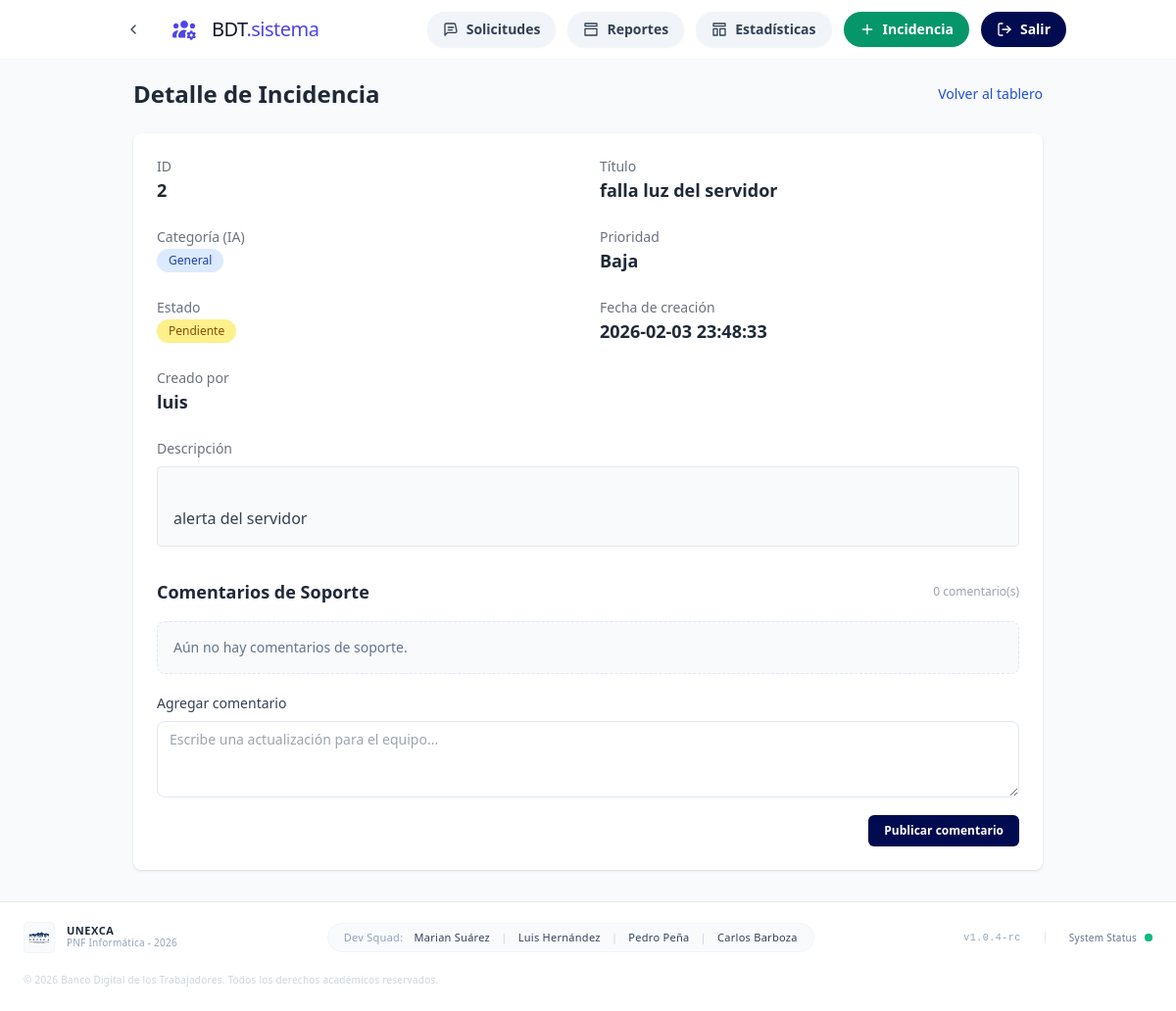
The page /index.php?route=ticket_detail&id=2 (signed in) on the database as committed earlier.
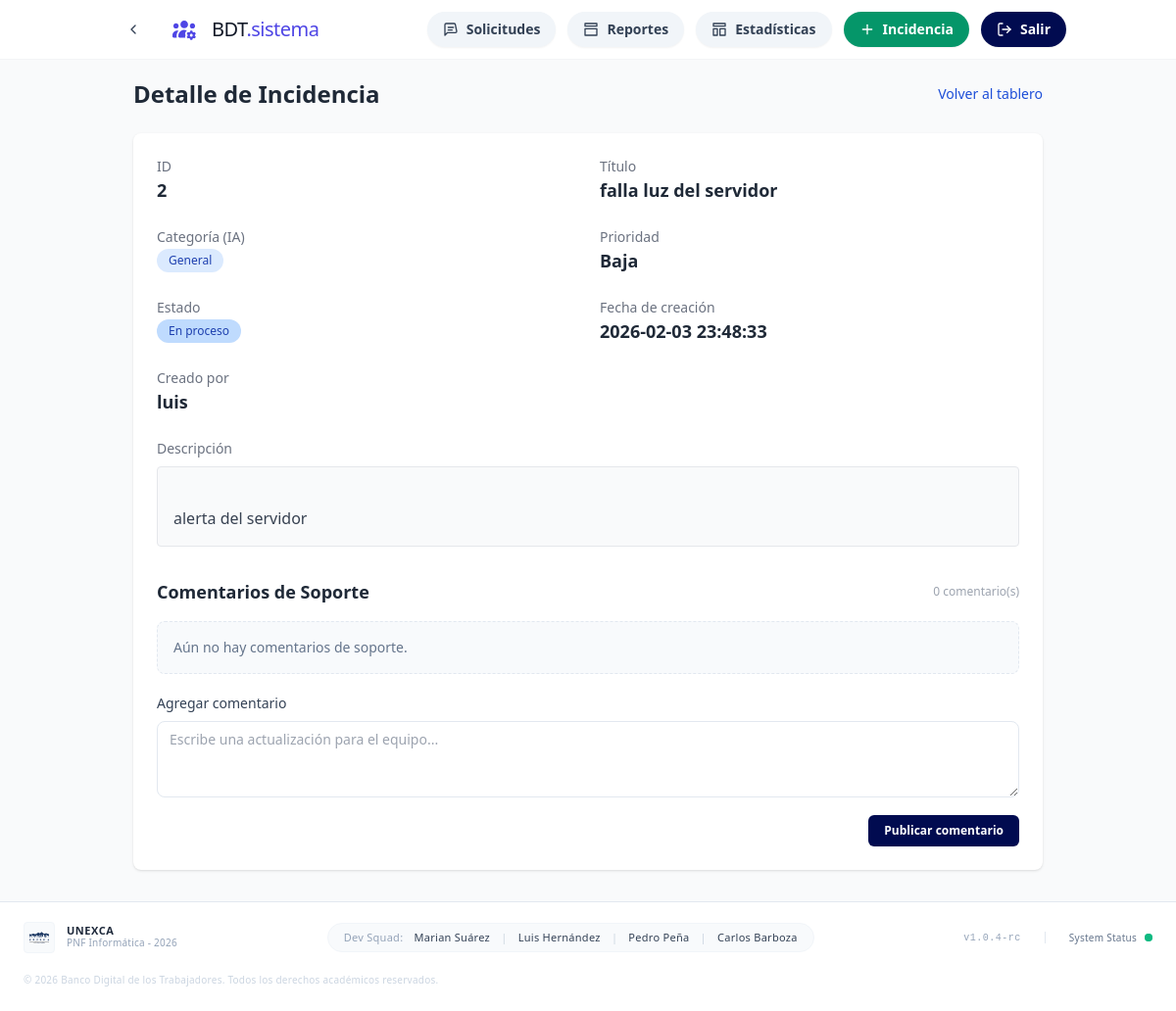
The same page on the database as committed later.
### tables this page shows
CREATE TABLE tickets (
                id INTEGER PRIMARY KEY AUTOINCREMENT,
                user_id INTEGER,
                title TEXT NOT NULL,
                description TEXT NOT NULL,
                category TEXT,
                priority TEXT,
                status TEXT DEFAULT 'Pendiente',
                created_at DATETIME DEFAULT CURRENT_TIMESTAMP
            , assigned_to INTEGER, updated_at DATETIME);

### app/Controllers/TicketController.php (called while the page is built, shortened)
<?php
class TicketController {
    public function show() {
        $ticketId = intval($_GET['id'] ?? 0);
        $ticket = Ticket::getById($ticketId);
        $comments = Ticket::getComments($ticketId);
        require __DIR__ . '/../Views/dashboard/show.php';
    }
}

### app/Models/Ticket.php (called while the page is built, shortened)
<?php
class Ticket {
    public static function getById($ticketId) {
        $pdo = Database::connect();
        $stmt = $pdo->prepare(
            "SELECT tickets.*, u.username AS creator_username, ass.username AS assigned_username
             FROM tickets
             LEFT JOIN users u ON tickets.user_id = u.id
             LEFT JOIN users ass ON tickets.assigned_to = ass.id
             WHERE tickets.id = :id"
        );
        $stmt->execute([':id' => $ticketId]);
        return $stmt->fetch(PDO::FETCH_ASSOC);
    }
    public static function getComments($ticketId) {
        $pdo = Database::connect();
        $stmt = $pdo->prepare(
            "SELECT ticket_comments.*, users.username
             FROM ticket_comments
             LEFT JOIN users ON ticket_comments.user_id = users.id
             WHERE ticket_comments.ticket_id = :ticket_id
             ORDER BY ticket_comments.created_at ASC"
        );
        $stmt->execute([':ticket_id' => $ticketId]);
        return $stmt->fetchAll(PDO::FETCH_ASSOC);
    }
}

### app/Views/dashboard/show.php (the view, shortened to what the rows shown need)
<?php require __DIR__ . '/../layout/header.php'; ?>
<?php
    $formatCaracas = function ($value) {
        if (empty($value)) { return 'N/D'; }
        try {
            $dt = new DateTime($value, new DateTimeZone('UTC'));
            $dt->setTimezone(new DateTimeZone('America/Caracas'));
            return $dt->format('Y-m-d H:i:s');
        } catch (Exception $e) {
            return htmlspecialchars($value);
        }
    };
?>
<div class="container mx-auto px-12 py-8">
    <div class="flex items-center justify-between mb-6">
        <h2 class="text-2xl font-bold text-gray-800">Detalle de Incidencia</h2>
        <div class="flex items-center gap-3">
            <a href="?route=dashboard" class="text-sm text-blue-700 hover:underline">Volver al tablero</a>
        </div>
    </div>
    <div class="bg-white rounded-lg shadow p-6">
        <div class="grid grid-cols-1 md:grid-cols-2 gap-6">
            <div>
                <p class="text-sm text-gray-500">ID</p>
                <p class="text-lg font-semibold text-gray-800"><?= $ticket['id'] ?></p>
            </div>
            <div>
                <p class="text-sm text-gray-500">Título</p>
                <p class="text-lg font-semibold text-gray-800"><?= htmlspecialchars($ticket['title']) ?></p>
            </div>
            <div>
                <p class="text-sm text-gray-500">Categoría (IA)</p>
                <span class="inline-flex bg-blue-100 text-blue-800 py-1 px-3 rounded-full text-xs">
                    <?= $ticket['category'] ?>
                </span>
            </div>
            <div>
                <p class="text-sm text-gray-500">Prioridad</p>
                <p class="text-lg font-semibold text-gray-800"><?= $ticket['priority'] ?></p>
            </div>
            <div>
                <p class="text-sm text-gray-500">Estado</p>
                <?php
                    $statusClass = 'bg-yellow-200 text-yellow-800';
                    if ($ticket['status'] === 'En proceso') { $statusClass = 'bg-blue-200 text-blue-800'; }
                ?>
                <span class="inline-flex <?= $statusClass ?> py-1 px-3 rounded-full text-xs">
                    <?= $ticket['status'] ?>
                </span>
            </div>
            <div>
                <p class="text-sm text-gray-500">Fecha de creación</p>
                <p class="text-lg font-semibold text-gray-800">
                    <?= $formatCaracas($ticket['created_at'] ?? null) ?>
                </p>
            </div>
            <div>
                <p class="text-sm text-gray-500">Creado por</p>
                <p class="text-lg font-semibold text-gray-800">
                    <?= htmlspecialchars($ticket['creator_username'] ?? 'N/D') ?>
                </p>
            </div>
        </div>
        <div class="mt-6">
            <p class="text-sm text-gray-500 mb-2">Descripción</p>
            <div class="bg-gray-50 border rounded p-4 text-gray-700 whitespace-pre-line">
                <?= htmlspecialchars($ticket['description']) ?>
            </div>
        </div>
        <div class="mt-8">
            <div class="flex items-center justify-between mb-4">
                <h3 class="text-lg font-semibold text-gray-800">Comentarios de Soporte</h3>
                <span class="text-xs text-gray-400"><?= count($comments ?? []) ?> comentario(s)</span>
            </div>
            <?php if (!empty($comments)): ?>
                <div class="space-y-3">
                    <?php foreach ($comments as $comment): ?>
                        <div class="bg-slate-50 border border-slate-100 rounded-lg p-4">
                            <div class="flex items-center justify-between mb-2">
                                <p class="text-sm font-semibold text-slate-700">
                                    <?= htmlspecialchars($comment['username'] ?? 'Soporte') ?>
                                </p>
                                <span class="text-xs text-slate-400">
                                    <?= $formatCaracas($comment['created_at'] ?? null) ?>
                                </span>
                            </div>
                            <p class="text-sm text-slate-700 whitespace-pre-line">
                                <?= htmlspecialchars($comment['comment'] ?? '') ?>
                            </p>
                        </div>
                    <?php endforeach; ?>
                </div>
            <?php else: ?>
                <div class="bg-slate-50 border border-dashed border-slate-200 rounded-lg p-4 text-sm text-slate-500">
                    Aún no hay comentarios de soporte.
                </div>
            <?php endif; ?>
            <?php if(isset($_SESSION['role']) && ($_SESSION['role'] === 'Soporte' || $_SESSION['role'] === 'Gerente')): ?>
                <form method="POST" action="?route=add_comment" class="mt-5">
                    <label class="block text-sm font-medium text-slate-700 mb-2">Agregar comentario</label>
                    <textarea name="comment" rows="3" class="w-full rounded-lg border border-slate-200 bg-white px-3 py-2 text-sm focus:outline-none focus:ring-2 focus:ring-[#010b50]/30" placeholder="Escribe una actualización para el equipo..." required></textarea>
                    <div class="mt-3 flex justify-end">
                        <button type="submit" class="text-xs font-semibold bg-[#010b50] text-white px-4 py-2 rounded-md shadow-sm hover:bg-[#0b1f7a]">Publicar comentario</button>
                    </div>
                </form>
            <?php endif; ?>
        </div>
    </div>
</div>
<?php require __DIR__ . '/../layout/footer.php'; ?>

Rows that differ between the two databases and show on the page:
changed tickets "falla luz del servidor": status "Pendiente" → "En proceso"
